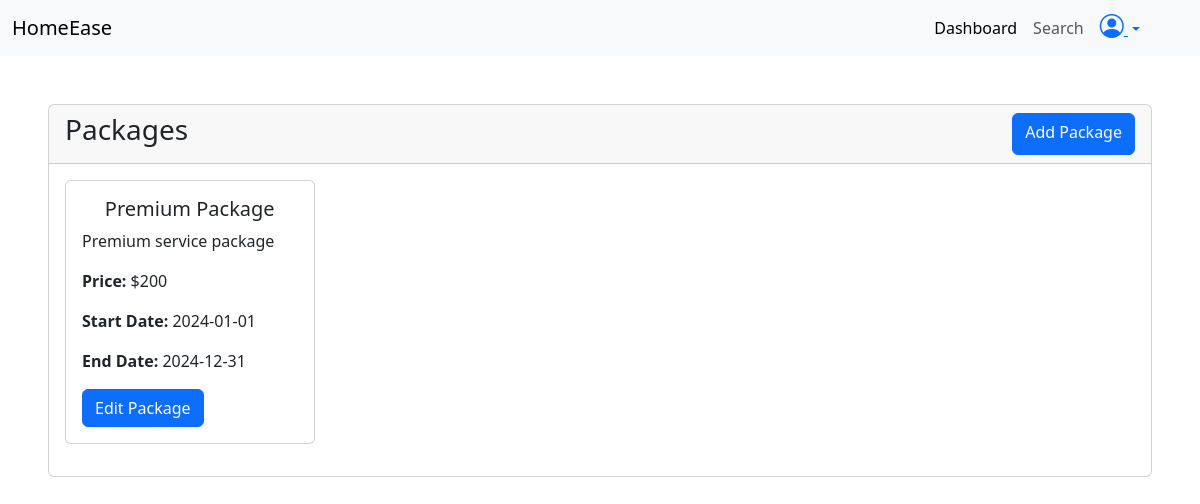
The page /professional/dashboard (signed in) on the database its author committed.
### application/models.py (models this page shows)
class Package(db.Model):
    id = db.Column(db.Integer, primary_key =True , autoincrement=True)
    title = db.Column(db.String, unique=True , nullable=False)
    price = db.Column(db.String , nullable=False)
    description= db.Column(db.String , nullable=False)
    prof_id = db.Column(db.Integer ,db.ForeignKey("professional.id") , nullable=False )
    status = db.Column(db.String, nullable=False)
    start_date = db.Column(db.Date , nullable =False)
    end_date = db.Column(db.Date , nullable =False)
    bookings = db.relationship("Booking", backref="package", lazy=True)

### application/routes.py (the view)
@app.route("/professional/dashboard")
@login_required
def professional_dashboard():
    packages = db.session.query(Package).filter_by(prof_id=current_user.id).all()
    return render_template("professional/dashboard.html" , cu=current_user, packages=packages)

### app.py (called while the page is built)
def create_app():
    app = Flask(__name__ , )
    app.config["SQLALCHEMY_DATABASE_URI"] = "sqlite:///mydb.sqlite3"
    app.config["SECRET_KEY"] = "mysecretkey"
    db.init_app(app)
    login_manager = LoginManager(app)
    @login_manager.user_loader
    def load_user(email):
        user= db.session.query(Customer).filter_by(email=email).first() or \
        db.session.query(Professional).filter_by(email=email).first() or \
        db.session.query(Admin).filter_by(email=email).first()
        return user
    app.app_context().push()
    return app

### templates/professional/dashboard.html (shortened to what this page needs)
<!DOCTYPE html>
<html lang="en">
<head>
    <link href="https://cdn.jsdelivr.net/npm/bootstrap@5.3.8/dist/css/bootstrap.min.css" rel="stylesheet"
>
    <link rel="stylesheet" href="https://cdn.jsdelivr.net/npm/bootstrap-icons@1.13.1/font/bootstrap-icons.min.css">
</head>
<body>
    <nav class="navbar navbar-expand-lg bg-body-tertiary">
        <div class="container-fluid">
            <a class="navbar-brand" href="#">HomeEase</a>
            <div class="collapse navbar-collapse" id="navbarNav">
                <ul class="navbar-nav ms-auto me-5">
                    <li class="nav-item">
                        <a class="nav-link active" aria-current="page" href="#">Dashboard</a>
                    </li>
                    <li class="nav-item me-2">
                        <a class="nav-link" href="#">Search</a>
                    </li>
                    <li class="nav-item ">
                        <div class="dropdown">
                            <a class="dropdown-toggle" href="#" data-bs-toggle="dropdown" aria-expanded="false">
                                <i class="bi bi-person-circle fs-4"></i>
                            </a>
                        </div>
                    </li>
                </ul>
            </div>
        </div>
    </nav>
    <div class="card mt-5 ms-5 me-5">
        <div class="card-header">
            <div class="d-flex d-inline">
                <h3>Packages</h3>
                <a  type="button" class="btn btn-primary ms-auto" data-bs-toggle="modal"
                    data-bs-target="#addPackageModal">
                    Add Package
                </a>
            </div>
        </div>
        <div class="card-body">
            <div class="row ">
                {% for package in packages %}
                <div class="col-3 ">
                    <div class="card mb-3">
                        <div class="card-body">
                            <h5 class="card-title text-center">{{ package.title }}</h5>
                            <p class="card-text">{{ package.description }}</p>
                            <p class="card-text"><strong>Price:</strong> ${{ package.price }}</p>
                            <p class="card-text"><strong>Start Date:</strong> {{ package.start_date }}</p>
                            <p class="card-text"><strong>End Date:</strong> {{ package.end_date }}</p>
                            <a  type="button" class="btn btn-primary ms-auto"
                                data-bs-toggle="modal" data-bs-target="#editpack{{ package.id }}">
                                Edit Package
                            </a>
                        </div>
                    </div>
                </div>
                {% endfor %}
            </div>
        </div>
    </div>
</body>
</html>

### rows shown on the page
Package: title "Premium Package", description "Premium service package", price "200", start_date "2024-01-01", end_date "2024-12-31"
